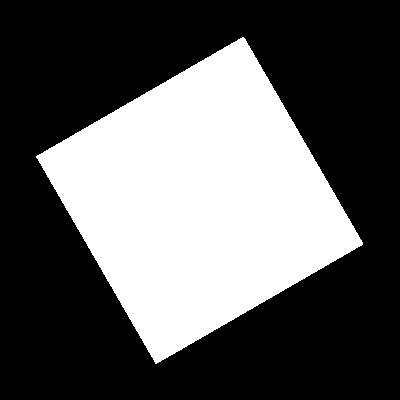
#> input picture square30bw.png, 400 x 400 px, found by its file name
$ jupyter execute --allow-errors LowRankApproximation.ipynb
#> lines starting #> are read from the running program, lines starting #| are printed output that depends on the picture; after the words box and inside, x2 and y2 are one past the last pixel; in counts of white or black regions, pixels touching at a corner belong together
# Singular Value Decomposition
A possibility to play around with the SVDs of images.

[cell 1]
from ipywidgets import interact, interact_manual, fixed
import ipywidgets as widgets
import matplotlib.pyplot as plt
import numpy as np
from skimage import io

def choose_image(url):
    A = io.imread(url)
    if(A.ndim == 3): #handle color images
        X = np.mean(A, -1)
    else:
        X = A
    m = X.shape[0]
    n = X.shape[1]
    U, S, VT = np.linalg.svd(X)
    Sig = np.diag(S) # the singular values are given as 1D array by np.linalg.svd, so they need to be turned into a diagonal matrix
    return A, X, m, n, U, S, VT, Sig

def plot(data, k=1):
    A, X, m, n, U, S, VT, Sig = data
    print(str(round(100 * (m * k + k + k * n) / (m * n), 2)) + "% of original file size.")
    fig, (ax1, ax2, ax3) = plt.subplots(1, 3, figsize=(15,4))
    img = ax1.imshow(U[:, :k] @ Sig[:k,:k] @ VT[:k,:])
    img.set_cmap('gray')
    ax1.axis('off')

    ax2.plot(np.cumsum(S) / np.sum(S), label=r'$\frac{\sum_{i=1}^{k}\sigma_i}{\sum_{i=1}^{r}\sigma_i}$')
    ax2.legend()
    ax2.set_xlabel('k')
    ax2.plot(k, np.sum(Sig[:k, :k]) / np.sum(S), 'ro')
    ax2.set_ylim([0, 1.1])

    ax3.plot(S, label=r'$\sigma_k$')
    ax3.legend()
    ax3.plot(k-1, S[k-1], 'ro')
    ax3.set_yscale('log')
    ax3.set_xlabel('k')
    plt.show()

#> (a cell that did not finish here is left out)

#> (a cell that did not finish here is left out)

#> (a cell that did not finish here is left out)

[cell 5]
square30 = choose_image('https://raw.githubusercontent.com/JonasJJJJ/LowRankApproximation/master/square30bw.png')
#> in choose_image, A is the input picture: shape (400, 400, 3); 36% white; 1 white region, box (x1, y1, x2, y2) and area: (36, 37, 363, 364) 57651
#> in choose_image (call 4), `U, S, VT = np.linalg.svd(X)`:
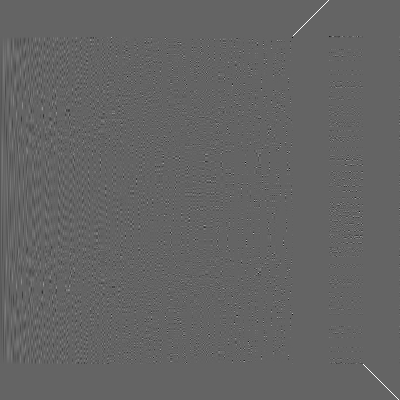
#> U: shape (400, 400) float64; min -0.647, max 1, mean 0.000312; drawn with min black and max white
#> in choose_image (call 4), `U, S, VT = np.linalg.svd(X)`:
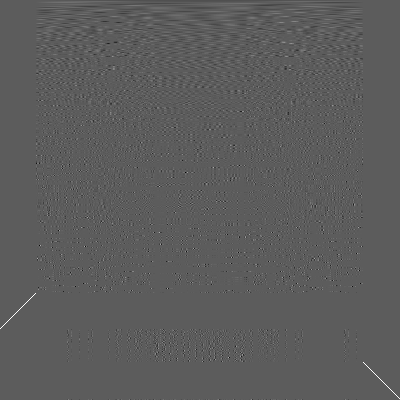
#> VT: shape (400, 400) float64; min -0.57, max 1, mean 0.000392; drawn with min black and max white
#> in choose_image (call 4), `U, S, VT = np.linalg.svd(X)`: S = 400 values, max 55542.6 at index 0, min 4.03e-13 at index 399, mean 578.1
#> square30 = 8 items
#> the sliders are set to data = <module 'ipywidgets.fixed_' fr, k = <module 'ipywidgets.BoundedInt
_, X, _, _, _, _, _, _ = square30
sigmabox = widgets.BoundedIntText(
    min=1,
    max=np.linalg.matrix_rank(X),
    step=1,
    description='Max. Sigma:'
)
#> (the rest of this cell did not finish here and is left out)

[cell 6]
square45 = choose_image('https://raw.githubusercontent.com/JonasJJJJ/LowRankApproximation/master/square45bw.png')
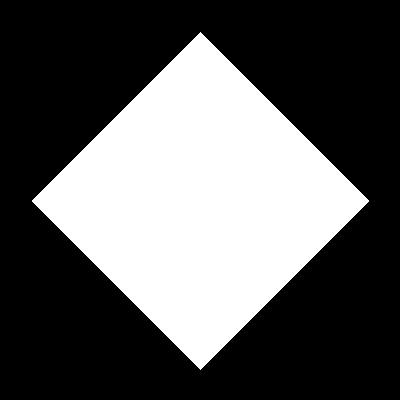
#> input picture square45bw.png, 400 x 400 px, found by its file name
#> in choose_image, A is the input picture: shape (400, 400, 3); min 0, max 255, mean 91
#> in choose_image (call 5), `U, S, VT = np.linalg.svd(X)`: S = 400 values, max 54870.4 at index 0, min 6.33e-14 at index 399, mean 503.1
#> square45 = 8 items
#> the sliders are set to data = <module 'ipywidgets.fixed_' fr, k = <module 'ipywidgets.BoundedInt
_, X, _, _, _, _, _, _ = square45
sigmabox = widgets.BoundedIntText(
    min=1,
    max=np.linalg.matrix_rank(X),
    step=1,
    description='Max. Sigma:'
)
#> (the rest of this cell did not finish here and is left out)

[cell 7]
rotatedsquare = choose_image('https://raw.githubusercontent.com/JonasJJJJ/LowRankApproximation/master/rotatedsquare.png')
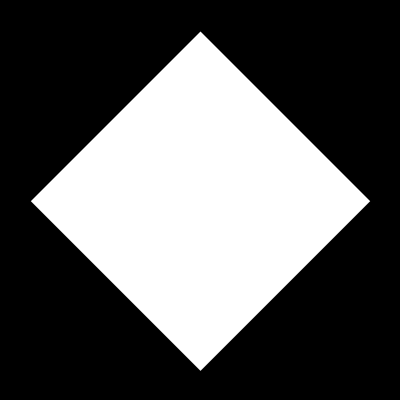
#> input picture rotatedsquare.png, 400 x 400 px, found by its file name
#> in choose_image, A is the input picture: shape (400, 400, 3); min 0, max 255, mean 91.8
#> in choose_image (call 6), `U, S, VT = np.linalg.svd(X)`:
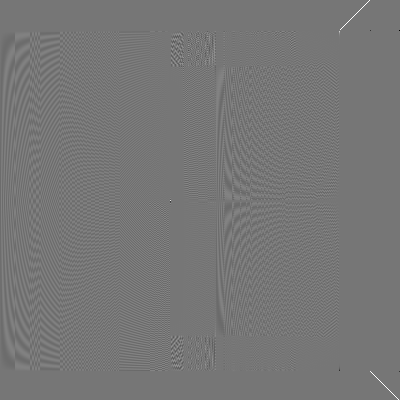
#> U: shape (400, 400) float64; min -0.874, max 1, mean 0.00012; drawn with min black and max white
#> in choose_image (call 6), `U, S, VT = np.linalg.svd(X)`: S = 400 values, max 55091.6 at index 0, min 1.34e-13 at index 399, mean 463.2
#> rotatedsquare = 8 items
#> the sliders are set to data = <module 'ipywidgets.fixed_' fr, k = <module 'ipywidgets.BoundedInt
_, X, _, _, _, _, _, _ = rotatedsquare
sigmabox = widgets.BoundedIntText(
    min=1,
    max=np.linalg.matrix_rank(X),
    step=1,
    description='Max. Sigma:'
)
#> (the rest of this cell did not finish here and is left out)

# Interpolative Decomposition
Note how the first, 4th, 7th and 8th column of the right matrix form the identity matrix and how the left matrix consists of the 8th, the 4th, the 7th and the first column of A.

[cell 8]
from ipywidgets import interact
import matplotlib.pyplot as plt
from matplotlib.image import imread
import numpy as np

def visualize_matrices(normalize_color=False, rows=1, **kwargs):
#> called with normalize_color = False, rows = 1
    if normalize_color:
        vmin = np.finfo(np.float32).max
        vmax = np.finfo(np.float32).min
        for name, A in kwargs.items():
            m = np.amin(A)
            if vmin > m:
                vmin = m
            m = np.amax(A)
            if vmax < m:
                vmax = m

    fig, axes = plt.subplots(rows, (len(kwargs)-1) // rows + 1)
    i = 0
    for name, A in kwargs.items():
        axes[i].set_title(name)
        if normalize_color:
            im = axes[i].imshow(A, vmin=vmin, vmax=vmax)
        else:
            axes[i].imshow(A)
        axes[i].yaxis.set_ticks([0, A.shape[0]-1] if A.shape[0] > 1 else [])
        axes[i].xaxis.set_ticks([0, A.shape[1]-1] if A.shape[1] > 1 else [])
        i += 1
    if normalize_color:
        fig.colorbar(im, ax=axes.ravel().tolist())
    else:
        fig.tight_layout()
    plt.show()
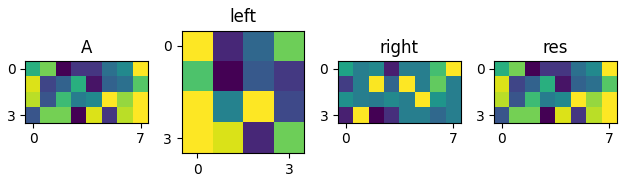
#> figure drawn by matplotlib, 4 panels
